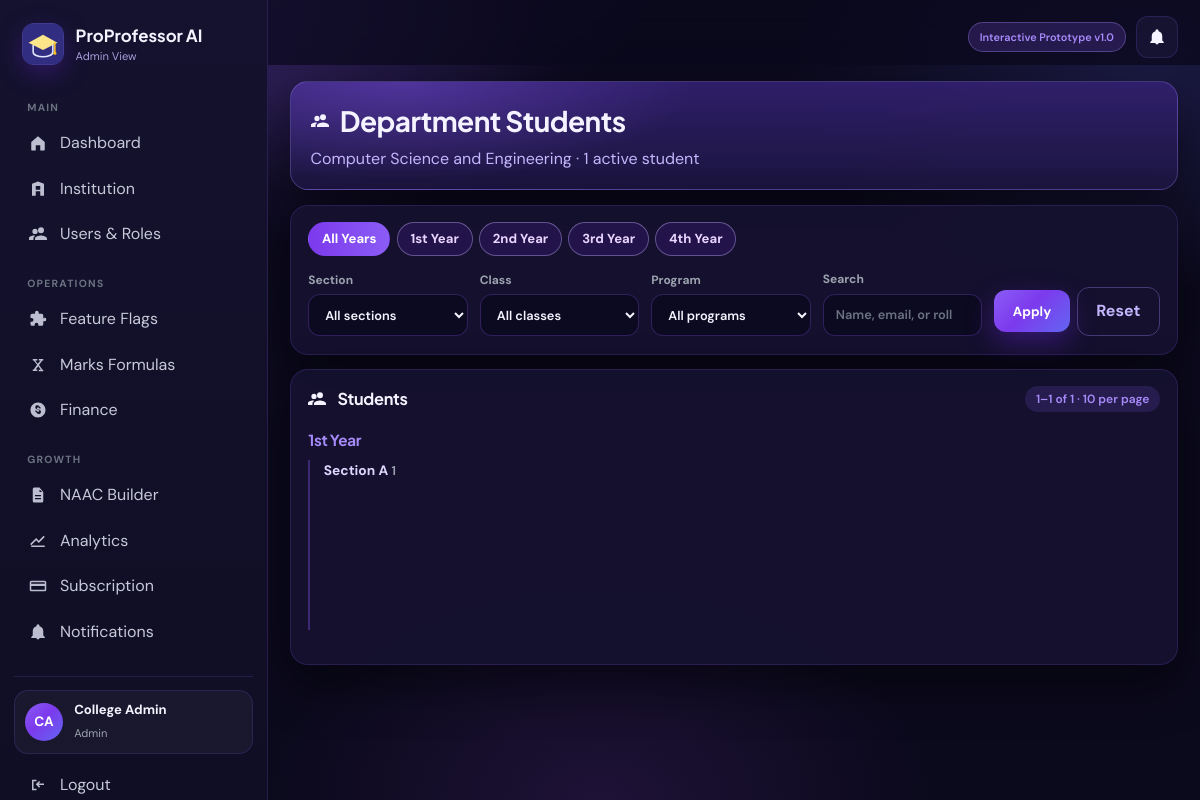
The app's page /hod/students.php?department_id=1 (signed in) with its own data.
### tables this page shows
CREATE TABLE `users` (
  `id` int(10) UNSIGNED NOT NULL,
  `institution_id` int(10) UNSIGNED NOT NULL,
  `department_id` int(10) UNSIGNED DEFAULT NULL,
  `role` enum('professor','student','hod','admin','superadmin') NOT NULL,
  `email` varchar(160) NOT NULL,
  `password_hash` varchar(255) NOT NULL,
  `full_name` varchar(160) NOT NULL,
  `employee_id` varchar(60) DEFAULT NULL,
  `register_no` varchar(60) DEFAULT NULL,
  `phone` varchar(30) DEFAULT NULL,
  `avatar_url` varchar(255) DEFAULT NULL,
  `class_id` int(10) UNSIGNED DEFAULT NULL COMMENT 'For students',
  `academic_year_level` tinyint(3) UNSIGNED DEFAULT NULL COMMENT 'Student academic year 1-4',
  `semester` varchar(40) DEFAULT NULL COMMENT 'Student Odd/Even semester',
  `designation` varchar(100) DEFAULT NULL,
  `preferences` longtext DEFAULT NULL CHECK (json_valid(`preferences`)),
  `extra` longtext DEFAULT NULL COMMENT 'Expandable user attributes' CHECK (json_valid(`extra`)),
  `is_active` tinyint(1) DEFAULT 1,
  `last_login_at` datetime DEFAULT NULL,
  `created_at` timestamp NOT NULL DEFAULT current_timestamp(),
  `updated_at` timestamp NOT NULL DEFAULT current_timestamp() ON UPDATE current_timestamp()
);

CREATE TABLE `departments` (
  `id` int(10) UNSIGNED NOT NULL,
  `institution_id` int(10) UNSIGNED NOT NULL,
  `name` varchar(150) NOT NULL,
  `code` varchar(40) DEFAULT NULL,
  `hod_user_id` int(10) UNSIGNED DEFAULT NULL,
  `meta` longtext DEFAULT NULL CHECK (json_valid(`meta`)),
  `is_active` tinyint(1) DEFAULT 1,
  `created_at` timestamp NOT NULL DEFAULT current_timestamp()
);

CREATE TABLE `classes` (
  `id` int(10) UNSIGNED NOT NULL,
  `institution_id` int(10) UNSIGNED NOT NULL,
  `department_id` int(10) UNSIGNED NOT NULL,
  `program_id` int(10) UNSIGNED DEFAULT NULL,
  `name` varchar(100) NOT NULL,
  `section` varchar(20) DEFAULT NULL,
  `year` tinyint(3) UNSIGNED DEFAULT NULL,
  `semester` varchar(40) DEFAULT NULL,
  `academic_year` varchar(20) DEFAULT NULL,
  `meta` longtext DEFAULT NULL CHECK (json_valid(`meta`)),
  `is_active` tinyint(1) DEFAULT 1
);

### hod/students.php (the view, shortened to what the rows shown need)
<?php
require_once __DIR__ . '/../includes/bootstrap.php';
require_once __DIR__ . '/../includes/layout.php';
$user = Auth::user();
$isAdmin = ($user['role'] ?? '') === 'admin';
$instId = (int)$user['institution_id'];
$deptId = $isAdmin ? (int)($_GET['department_id'] ?? ($user['department_id'] ?? 0)) : (int)($user['department_id'] ?? 0);
$year = (int)($_GET['year'] ?? 0);
$section = trim((string)($_GET['section'] ?? ''));
$classId = (int)($_GET['class_id'] ?? 0);
$programLevel = strtoupper(trim((string)($_GET['program_level'] ?? '')));
if (!in_array($programLevel, ['UG', 'PG'], true)) {
    $programLevel = '';
}
$search = trim((string)($_GET['q'] ?? ''));
$filters = [
    'year' => $year,
    'section' => $section,
    'class_id' => $classId,
    'program_level' => $programLevel,
    'q' => $search,
];
$dept = $deptId > 0
    ? Database::fetch('SELECT id, name, code FROM departments WHERE id = ? AND institution_id = ?', [$deptId, $instId])
    : null;
$students = ($deptId > 0 && $dept)
    ? User::studentsForDepartment($instId, $deptId, $filters)
    : [];
$perPage = 10;
$studentTotal = count($students);
$studentPage = (int)($_GET['page'] ?? 1);
$studentOffset = ($studentPage - 1) * $perPage;
$studentsPage = $studentTotal > 0 ? array_slice($students, $studentOffset, $perPage) : [];
$showingFrom = $studentTotal > 0 ? ($studentOffset + 1) : 0;
$showingTo = min($studentOffset + $perPage, $studentTotal);
$grouped = [];
foreach ($studentsPage as $student) {
    $studentYear = (int)($student['class_year'] ?? 0);
    $yearKey = $studentYear > 0 ? $studentYear : 0;
    $sectionKey = trim((string)($student['class_section'] ?? '')) ?: 'Unassigned';
    $grouped[$yearKey][$sectionKey][] = $student;
}
ksort($grouped);
function hod_students_query(array $overrides = []): string
{
    $params = array_merge($_GET, $overrides);
    unset($params['department_id']);
    foreach ($params as $key => $value) {
        if ($value === '' || $value === 0 || $value === '0' || $value === null) {
            unset($params[$key]);
        }
    }
    if (isset($params['page']) && (int)$params['page'] <= 1) {
        unset($params['page']);
    }
    $query = http_build_query($params);
    return url('/hod/students' . ($query !== '' ? '?' . $query : ''));
}
function hod_year_label(int $year): string
{
    return match ($year) {
        1 => '1st Year',
        2 => '2nd Year',
        3 => '3rd Year',
        4 => '4th Year',
        default => 'Year ' . $year,
    };
}
$studentCount = count($students);
$deptName = trim((string)($dept['name'] ?? 'Department'));
$countLine = $studentCount === 1 ? '1 active student' : ($studentCount . ' active students');
$heroLine = $deptName . ' · ' . $countLine . ($year > 0 ? (' · ' . hod_year_label($year)) : '');
render_header('Department Students', 'students', ['compactTitle' => true]);
?>
<?php if (!$isAdmin && $deptId < 1): ?>
<div class="panel">
  <div class="alert alert-warn">Your HOD account is not linked to a department. Contact the College Admin.</div>
</div>
<?php else: ?>
<div class="hod-stu">
<section class="hod-hero">
  <div class="hod-hero-copy">
    <h2><?= icon('users', 'icon-inline') ?> Department Students</h2>
    <p><?= e($heroLine) ?></p>
  </div>
</section>
<section class="hod-panel hod-stu-filters">
  <div class="hod-stu-years" aria-label="Year">
    <?php foreach ([0 => 'All Years', 1 => '1st Year', 2 => '2nd Year', 3 => '3rd Year', 4 => '4th Year'] as $yearValue => $yearLabel): ?>
      <a class="hod-stu-year<?= $year === $yearValue ? ' is-on' : '' ?>" href="<?= e(hod_students_query(['year' => $yearValue, 'page' => 1])) ?>"><?= e($yearLabel) ?></a>
    <?php endforeach; ?>
  </div>
  <form method="get" class="hod-stu-form">
    <label class="hod-stu-field">
      <span>Section</span>
      <select name="section" aria-label="Section" onchange="this.form.submit()">
        <option value="">All sections</option>
      </select>
    </label>
    <label class="hod-stu-field">
      <span>Class</span>
      <select name="class_id" aria-label="Class" onchange="this.form.submit()">
        <option value="">All classes</option>
      </select>
    </label>
    <label class="hod-stu-field">
      <span>Program</span>
      <select name="program_level" aria-label="Program" onchange="this.form.submit()">
        <option value="">All programs</option>
      </select>
    </label>
    <label class="hod-stu-field hod-stu-search">
      <span>Search</span>
      <input type="search" name="q" value="<?= e($search) ?>" placeholder="Name, email, or roll number" aria-label="Search students">
    </label>
    <div class="hod-stu-actions">
      <button class="btn btn-primary" type="submit">Apply</button>
      <a class="btn btn-ghost" href="<?= e(url('/hod/students')) ?>">Reset</a>
    </div>
  </form>
</section>
<section class="hod-panel hod-stu-list">
  <?php if (!$students): ?>
    <div class="empty">No students match the current filters in this department.</div>
  <?php else: ?>
    <div class="hod-stu-list-h">
      <h2><?= icon('users', 'icon-inline') ?> Students</h2>
      <span class="chip"><?= (int)$showingFrom ?>–<?= (int)$showingTo ?> of <?= (int)$studentTotal ?> · 10 per page</span>
    </div>
    <div class="students-tree">
      <?php foreach ($grouped as $yearKey => $sectionGroups): ?>
        <div class="students-year">
          <h3><?= $yearKey > 0 ? e(hod_year_label($yearKey)) : 'Unassigned year' ?></h3>
          <?php foreach ($sectionGroups as $sectionLabel => $rows): ?>
            <div class="students-section">
              <h4>Section <?= e($sectionLabel) ?> <span class="muted-count"><?= count($rows) ?></span></h4>
            </div>
          <?php endforeach; ?>
        </div>
      <?php endforeach; ?>
    </div>
  <?php endif; ?>
</section>
</div>
<?php endif; ?>
<?php render_footer(); ?>

### includes/layout.php (shortened to what the rows shown need)
<?php
function render_header(string $title, string $active = '', array $opts = []): void
{
    $user = Auth::user();
    $role = $user['role'] ?? '';
    $unread = $user ? unread_notifications_count((int)$user['id']) : 0;
    ?>
<!DOCTYPE html>
<html lang="en">
<head>
  <link rel="stylesheet" href="<?= e(base_url('/assets/css/app.css')) ?>?v=<?= (int)@filemtime(dirname(__DIR__) . '/assets/css/app.css') ?>">
</head>
<body class="app-body" data-effects="on">
<div class="app-shell">
  <aside class="sidebar" id="sidebar">
    <div class="brand">
      <div>
        <div class="brand-name">ProProfessor AI</div>
        <div class="brand-sub"><?= e(\App\Services\NavService::roleLabel($role)) ?></div>
      </div>
    </div>
  </aside>
  <div class="main">
    <main class="content" id="pageContent">
<?php
}
function render_footer(array $opts = []): void
{
    ?>
    </main>
  </div>
</div>
</body>
</html>
<?php
}

### records on screen
users: role "Admin View"
departments: name "Computer Science and Engineering · 1 active student"
users: class.year "1st Year", sectionLabel "A", count($rows) "1"

### other values on screen
$group['label'] "MAIN"
$item['label'] "Dashboard"
$item['label'] "Institution"
$item['label'] "Users & Roles"
$group['label'] "OPERATIONS"
$item['label'] "Feature Flags"
$item['label'] "Marks Formulas"
$item['label'] "Finance"
$group['label'] "GROWTH"
$item['label'] "NAAC Builder"
$item['label'] "Analytics"
$item['label'] "Subscription"
$item['label'] "Notifications"
$initials "CA"
$user['full_name'] "College Admin"
